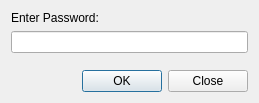
<?xml version="1.0" encoding="UTF-8"?>
<ui version="4.0">
 <class>PasswordDialog</class>
 <widget class="QDialog" name="PasswordDialog">
  <property name="geometry">
   <rect>
    <x>0</x>
    <y>0</y>
    <width>259</width>
    <height>103</height>
   </rect>
  </property>
  <property name="windowTitle">
   <string>Dialog</string>
  </property>
  <layout class="QVBoxLayout" name="verticalLayout">
   <item>
    <widget class="QLabel" name="label">
     <property name="text">
      <string>Enter Password:</string>
     </property>
    </widget>
   </item>
   <item>
    <widget class="QLineEdit" name="passwordEdit"/>
   </item>
   <item>
    <spacer name="verticalSpacer">
     <property name="orientation">
      <enum>Qt::Vertical</enum>
     </property>
     <property name="sizeHint" stdset="0">
      <size>
       <width>20</width>
       <height>40</height>
      </size>
     </property>
    </spacer>
   </item>
   <item>
    <widget class="QDialogButtonBox" name="buttonBox">
     <property name="orientation">
      <enum>Qt::Horizontal</enum>
     </property>
     <property name="standardButtons">
      <set>QDialogButtonBox::Close|QDialogButtonBox::Ok</set>
     </property>
    </widget>
   </item>
  </layout>
 </widget>
 <resources/>
 <connections>
  <connection>
   <sender>buttonBox</sender>
   <signal>accepted()</signal>
   <receiver>PasswordDialog</receiver>
   <slot>accept()</slot>
   <hints>
    <hint type="sourcelabel">
     <x>248</x>
     <y>254</y>
    </hint>
    <hint type="destinationlabel">
     <x>157</x>
     <y>274</y>
    </hint>
   </hints>
  </connection>
  <connection>
   <sender>buttonBox</sender>
   <signal>rejected()</signal>
   <receiver>PasswordDialog</receiver>
   <slot>reject()</slot>
   <hints>
    <hint type="sourcelabel">
     <x>316</x>
     <y>260</y>
    </hint>
    <hint type="destinationlabel">
     <x>286</x>
     <y>274</y>
    </hint>
   </hints>
  </connection>
 </connections>
</ui>
